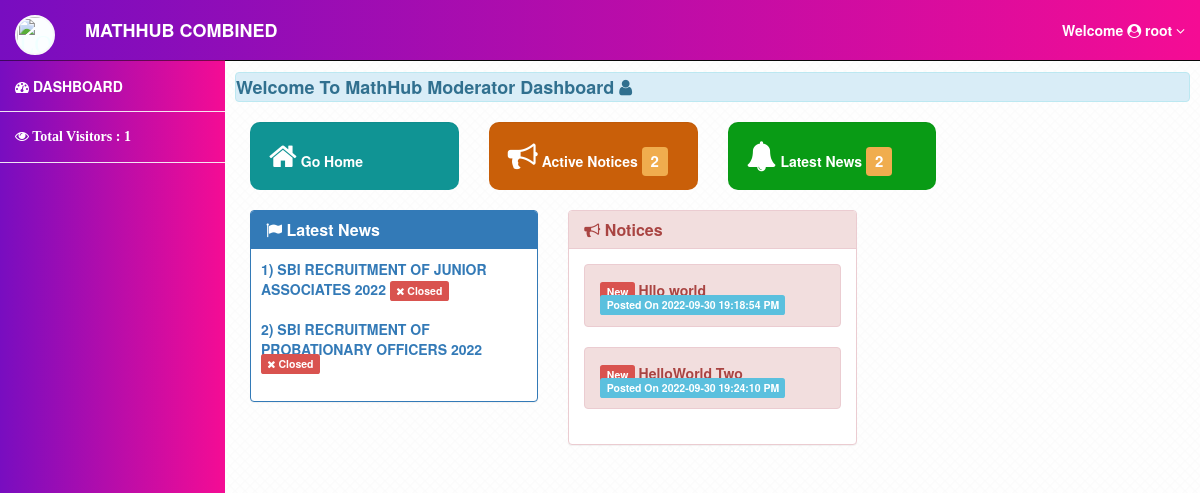
The page /Management/Admin_Dashboard.php (signed in) on the database its author committed.
### tables this page shows
CREATE TABLE `news` (
  `nid` int(11) NOT NULL,
  `Date_Time` varchar(100) NOT NULL,
  `title` varchar(255) NOT NULL,
  `start_date` varchar(100) NOT NULL,
  `end_date` varchar(100) NOT NULL,
  `edit_date` varchar(100) NOT NULL,
  `fees` varchar(255) NOT NULL,
  `application_link` varchar(255) NOT NULL,
  `notification_link` varchar(255) NOT NULL,
  `other` varchar(255) NOT NULL
);

CREATE TABLE `notices` (
  `sno` int(11) NOT NULL,
  `Date_Time` varchar(100) NOT NULL,
  `notice_title` varchar(255) NOT NULL,
  `notice_link` varchar(255) NOT NULL
);

### Management/Admin_Dashboard.php (the view, shortened to what this page needs)
<?php
include '../Partials/_dbconnect.php';
?>
<?php
$second_sql = "SELECT * FROM `news`";
$second_result = mysqli_query($conn, $second_sql);
$second_num = mysqli_num_rows($second_result);
 $third_sql = "SELECT * FROM `notices`";
 $third_result = mysqli_query($conn, $third_sql);
 $third_num = mysqli_num_rows($third_result);
?>
<html lang="en" xmlns="http://www.w3.org/1999/xhtml">
<head>
   <?php include '../Partials/_admin_link.php' ?>
</head>
<body>
<section>
<div id="wrapper">
<?php include '../Partials/_topNav.php' ?>
    <div id="page-wrapper">
        <div class="container-fluid">
            <div class="row" id="main" >
                    <div id="content">
                    <div class="alert alert-info" style="padding:2px 0 0 0 ; ">
                    <marquee behavior="alternate" scrolldelay="4" width="100%">
  <strong style="font-size:18px;">Welcome To MathHub  <?php echo $role_name; ?> Dashboard <i class="fa fa-user"></i> <?php echo $name; ?></strong>
</marquee>
</div>
<a href="../index.php">
                <div class="col-md-3">
                        <div class="well well4 ">
                          <i class="fa fa-home blink " style="font-size:30px;"></i> Go Home
                        </div>
                      </div>
</a>
                      <a href="addNotice.php">     <div class="col-md-3">
                        <div class="well well3 ">
                          <i class="fa fa-bullhorn blink" style="font-size:30px;" ></i> Active Notices  <span
                            class="label label-warning" style="font-size:15px;">
                            <?php echo $third_num; ?>
                          </span>
                        </div>
                      </div></a>
                      <a href="viewNews.php">     <div class="col-md-3">
                        <div class="well well2 ">
                          <i class="fa fa-bell blink" style="font-size:30px;" ></i> Latest News <span
                            class="label label-warning" style="font-size:15px;">
                            <?php echo $second_num; ?>
                          </span>
                        </div>
                      </div>
                      </a>
                      <div class="col-md-4">
                        <div class="panel panel-primary">
                          <div class="panel-heading">
                            <h3 class="panel-title"><b><i class="fa fa-flag"></i> Latest News</b></h3>
                          </div>
                          <div class="panel-body " style="padding:10px ;" >
                          <?php
                          $sql = "SELECT * FROM `news` ORDER BY Date_Time DESC";
                          $result = mysqli_query($conn, $sql);
                          $num = mysqli_num_rows($result);
                           $sno = 0;
                          if($num>0){
                            while($row = mysqli_fetch_assoc($result)){
                              $sno = $sno + 1;
                              $startTime  = strtotime( $row['start_date'] );
$endTime  = strtotime($row['end_date']);
if(time() < $startTime){
    $status = "<span class='text-center label label-warning'> Application is not started yet </span>";
}
else {
    if($startTime < time() && $endTime > time()){
        $status = "<span class='text-center label label-success'> <i class='fa fa-spinner fa-spin'></i> Running </span>";
    }
    else{
        $status = "<span class='text-center label label-danger blink'><i class='fa fa-remove'></i> Closed </span>";
    }
}
                              ?>
                        <a href="<?= $row['application_link'] ?>"  >
                        <b>
                        <?= $sno; ?>) <?= $row['title']; ?> <?= $status; ?>
                        </b>
                            </a> <br> <br>
                              <?php
                            }
                          }
                          else{
                            echo "<div class='alert alert-danger' style='padding:2px 0 0 0 ; '>
                            <strong style='font-size:18px;'>No News Found</strong>";
                          }
                          ?>
                          </div>
                        </div>
                      </div>
                      <div class="col-md-4">
                      <div class="panel panel-danger">
                      <div class="panel-heading">
                            <h3 class="panel-title"><b><i class="fa fa-bullhorn"></i> Notices</b></h3>
                          </div>
                          <div class="panel-body">
                              <?php
    $sql = "SELECT * FROM `notices`";
    $result = mysqli_query($conn, $sql);
    $num = mysqli_num_rows($result);
    if($num>0){
    while($row = mysqli_fetch_assoc($result)){
      ?>
<div class="alert alert-danger">
<strong><span class="label label-danger  blink">New</span> <a href="<?= $row['notice_link']; ?>" class="text-danger"><?= $row['notice_title']; ?></a> </strong> <span class="label label-info">Posted On <?= $row['Date_Time']; ?></span>
</div>
      <?php
    }
    }
    ?>
                          </div>
                          </div>
                      </div>
            </div>
        </div>
    </div>
    </div>
</div>
</section>
</body>
</html>

### css/dashboard.css (style rules this page uses)
@media (min-width:768px) { body { margin-top: 50px; } }
body { background: #ffffff url("../Images/bg.png") ; }
#wrapper { padding-left: 0; }
#page-wrapper { width: 100%; padding: 0; }
@media (min-width:768px) { #wrapper { padding-left: 225px; } }
@media (min-width:768px) { #page-wrapper { padding: 22px 10px; } }
.well2 { background-color: #099b15; color:#fff; font-weight: bold; border-radius: 10px; border:none; }
.well3 { background-color: rgb(201, 95, 9); color:#fff; font-weight: bold; border-radius: 10px; border:none; }
.blink { animation: blinker 1s linear infinite; }
.well4 { background-color: rgb(16, 148, 148); color:#fff; font-weight: bold; border-radius: 10px; border:none; }

### rows shown on the page
news: title "SBI RECRUITMENT OF JUNIOR ASSOCIATES 2022", start_date "Closed"
news: title "SBI RECRUITMENT OF PROBATIONARY OFFICERS 2022", start_date "Closed"
notices: notice_title "Hllo world", Date_Time "2022-09-30 19:18:54 PM"
notices: notice_title "HelloWorld Two", Date_Time "2022-09-30 19:24:10 PM"

### other values the page prints
$username "root"
$visit_count "1"
$role_name "Moderator"
$third_num "2"
$second_num "2"
